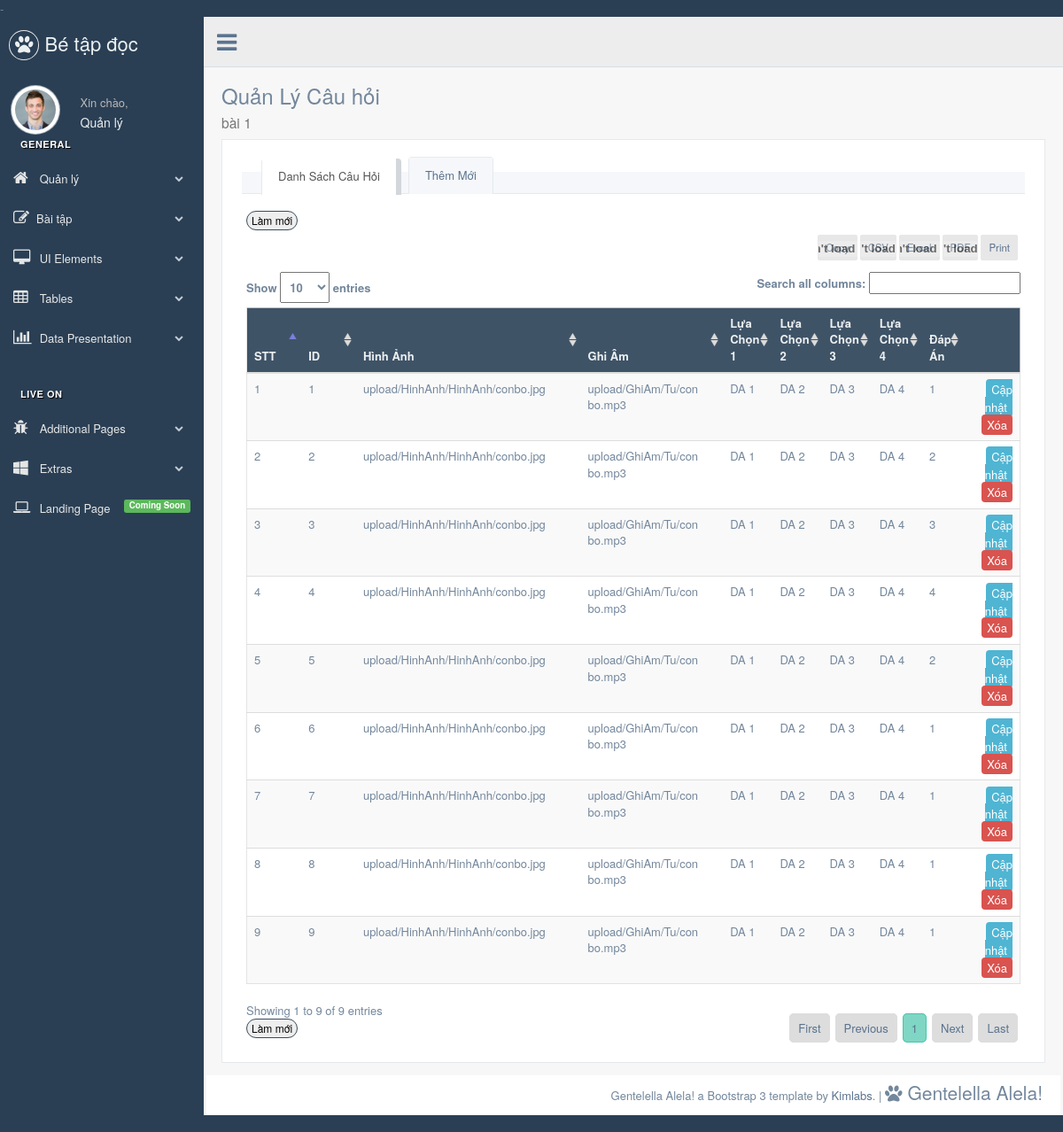
The page /Source-code/admin/quanly_cauhoi.php?id=1&td=bài 1 on the database its author committed.
### tables this page shows
CREATE TABLE `cauhoi` (
  `ch_ID` int(11) NOT NULL,
  `ch_BaiTap` int(11) NOT NULL,
  `ch_DuongDanHinhAnh` varchar(200) NOT NULL,
  `ch_DuongDanGhiAm` varchar(200) NOT NULL,
  `ch_LuaChon1` varchar(150) NOT NULL,
  `ch_LuaChon2` varchar(150) NOT NULL,
  `ch_LuaChon3` varchar(150) NOT NULL,
  `ch_LuaChon4` varchar(150) NOT NULL,
  `ch_DapAn` int(11) NOT NULL
);

### Source-code/dataconfig/dataprovider.php (called while the page is built, shortened)
<?php
class DataProvider
{
  public static function GetRows($sql)
  {
	$connection = mysqli_connect(HOSTNAME,USERNAME,PASSWORD,DATABASE) or
      	die ("couldn't connect to localhost");
    mysqli_query($connection,"set names 'utf8'");
    $returnresult = null;
    $result = mysqli_query($connection,$sql);
	$i = 0;
	while ($row = mysqli_fetch_array($result))
	{
		$returnresult[$i++] = $row;
	}
    return $returnresult;
	}
}
?>

### Source-code/admin/include/inc-quanly-cauhoi.php (the view, shortened to what this page needs)
               <div class="row">
                   <div class="col-md-12 col-sm-12 col-xs-12">
                       <div class="x_panel">
<div class="x_content">
                   <div class="" role="tabpanel" data-example-id="togglable-tabs">
		<ul id="myTab1" class="nav nav-tabs bar_tabs" role="tablist">
			<li role="presentation" class="active"><a href="#tab_content1" id="home-tabb" role="tab" data-toggle="tab" aria-controls="home" aria-expanded="true">Danh Sách Câu Hỏi</a>
                           </li>
                           <li role="presentation" class=""><a href="#tab_content2" role="tab" id="profile-tabb" data-toggle="tab" aria-controls="profile" aria-expanded="false">Thêm Mới</a>
			</li>
		</ul>
		<div id="myTabContent1" class="tab-content">
			<div role="tabpanel" class="tab-pane fade active in" id="tab_content1" aria-labelledby="home-tab">
				<div class="x_content">
					<button onclick="refresher()" class="btn btn-round btnx-green btn-xs">Làm mới</button>
					<table id="example" class="table table-striped responsive-utilities jambo_table">
						<thead>
							<tr class="headings">
								<th style="width: 8%;">STT </th>
								<th style="width: 8%;">ID </th>
								<th>Hình Ảnh </th>
								<th>Ghi Âm </th>
								<th>Lựa Chọn 1</th>
								<th>Lựa Chọn 2</th>
								<th>Lựa Chọn 3</th>
								<th>Lựa Chọn 4</th>
								<th>Đáp Án </th>
								<th></th>
							</tr>
						</thead>
						<tbody>
						<?php
						if(isset($_GET['id']))
						{
							$i = 0;
							$sql = "SELECT ch_ID, ch_DuongDanHinhAnh,
								ch_DuongDanGhiAm, ch_LuaChon1, ch_LuaChon2, ch_LuaChon3,
								ch_LuaChon4, ch_DapAn
								FROM cauhoi
								WHERE ch_BaiTap = $bt_id";
							$result = DataProvider::GetRows($sql);
							if($result != null)
							{
								foreach ($result as $value)
								{
									$i++;
							?>
							<tr class="<?php echo $i % 2 ==0 ? 'even pointer' : 'odd pointer'; ?>">
								<td class=" "><?php echo $i; ?></td>
								<td class=" "><?php echo $value['ch_ID']; ?></td>
								<td class=" "><?php echo $value['ch_DuongDanHinhAnh']; ?></td>
								<td class=" "><?php echo $value['ch_DuongDanGhiAm']; ?></td>
								<td class=" "><?php echo $value['ch_LuaChon1']; ?></td>
								<td class=" "><?php echo $value['ch_LuaChon2']; ?></td>
								<td class=" "><?php echo $value['ch_LuaChon3']; ?></td>
								<td class=" "><?php echo $value['ch_LuaChon4']; ?></td>
								<td class=" "><?php echo $value['ch_DapAn']; ?></td>
								<td align="right">
									<a  href="#tab_content3" role="tab"
										id="profile-tabb2"
										data-toggle="tab" aria-controls="profile" aria-expanded="false"
										onclick="edit(
											'<?php echo $value['ch_ID'];?>',
											'<?php echo $bt_td;?>',
											'<?php echo $value['ch_DuongDanHinhAnh'];?>',
											'<?php echo $value['ch_DuongDanGhiAm'];?>',
											'<?php echo $value['ch_LuaChon1'];?>',
											'<?php echo $value['ch_LuaChon2'];?>',
											'<?php echo $value['ch_LuaChon3'];?>',
											'<?php echo $value['ch_LuaChon4'];?>',
											'<?php echo $value['ch_DapAn'];?>'
										)" class=" btnx btnx-tear">
										Cập nhật
									</a>
									<a  href="process/xuly_cauhoi_get?mode=3&id=<?php echo $value['ch_ID'];?>&bt=<?php echo $bt_id;?>&td=<?php echo $bt_td;?>" class="btnx btnx-red" > Xóa</a>
								</td>
							</tr>
						<?php
								}
							}
						}
						?>
						</tbody>
					</table>
					<button onclick="refresher()" class="btn btn-round btnx-green btn-xs">Làm mới</button>
				</div>
			</div>
		</div>
	</div>
</div>
                       </div>
                   </div>
                   <br />
                   <br />
                   <br />
               </div>

### Source-code/admin/css/MyCustom.css (style rules this page uses)
.btnx { padding: 2px 6px; margin-bottom: 0; text-align: center; vertical-align: middle; cursor: pointer; border-radius: 4px; }
.btnx-red { border-color: #d9534f; background: #d9534f; color: #FFFFFF; }
.btnx-tear { border-color: #4FB5D3; background-color: #4FB5D3; color: #FFFFFF; }
.btnx-green { border-color: #394D5F; background: #EEE; color: #000; }

### rows shown on the page
cauhoi: ch_ID "1", ch_DuongDanHinhAnh "upload/HinhAnh/HinhAnh/conbo.jpg", ch_DuongDanGhiAm "upload/GhiAm/Tu/con bo.mp3", ch_LuaChon1 "DA 1", ch_LuaChon2 "DA 2", ch_LuaChon3 "DA 3", ch_LuaChon4 "DA 4", ch_DapAn "1"
cauhoi: ch_ID "2", ch_DuongDanHinhAnh "upload/HinhAnh/HinhAnh/conbo.jpg", ch_DuongDanGhiAm "upload/GhiAm/Tu/con bo.mp3", ch_LuaChon1 "DA 1", ch_LuaChon2 "DA 2", ch_LuaChon3 "DA 3", ch_LuaChon4 "DA 4", ch_DapAn "2"
cauhoi: ch_ID "3", ch_DuongDanHinhAnh "upload/HinhAnh/HinhAnh/conbo.jpg", ch_DuongDanGhiAm "upload/GhiAm/Tu/con bo.mp3", ch_LuaChon1 "DA 1", ch_LuaChon2 "DA 2", ch_LuaChon3 "DA 3", ch_LuaChon4 "DA 4", ch_DapAn "3"
cauhoi: ch_ID "4", ch_DuongDanHinhAnh "upload/HinhAnh/HinhAnh/conbo.jpg", ch_DuongDanGhiAm "upload/GhiAm/Tu/con bo.mp3", ch_LuaChon1 "DA 1", ch_LuaChon2 "DA 2", ch_LuaChon3 "DA 3", ch_LuaChon4 "DA 4", ch_DapAn "4"
cauhoi: ch_ID "5", ch_DuongDanHinhAnh "upload/HinhAnh/HinhAnh/conbo.jpg", ch_DuongDanGhiAm "upload/GhiAm/Tu/con bo.mp3", ch_LuaChon1 "DA 1", ch_LuaChon2 "DA 2", ch_LuaChon3 "DA 3", ch_LuaChon4 "DA 4", ch_DapAn "2"
cauhoi: ch_ID "6", ch_DuongDanHinhAnh "upload/HinhAnh/HinhAnh/conbo.jpg", ch_DuongDanGhiAm "upload/GhiAm/Tu/con bo.mp3", ch_LuaChon1 "DA 1", ch_LuaChon2 "DA 2", ch_LuaChon3 "DA 3", ch_LuaChon4 "DA 4", ch_DapAn "1"
cauhoi: ch_ID "7", ch_DuongDanHinhAnh "upload/HinhAnh/HinhAnh/conbo.jpg", ch_DuongDanGhiAm "upload/GhiAm/Tu/con bo.mp3", ch_LuaChon1 "DA 1", ch_LuaChon2 "DA 2", ch_LuaChon3 "DA 3", ch_LuaChon4 "DA 4", ch_DapAn "1"
cauhoi: ch_ID "8", ch_DuongDanHinhAnh "upload/HinhAnh/HinhAnh/conbo.jpg", ch_DuongDanGhiAm "upload/GhiAm/Tu/con bo.mp3", ch_LuaChon1 "DA 1", ch_LuaChon2 "DA 2", ch_LuaChon3 "DA 3", ch_LuaChon4 "DA 4", ch_DapAn "1"
cauhoi: ch_ID "9", ch_DuongDanHinhAnh "upload/HinhAnh/HinhAnh/conbo.jpg", ch_DuongDanGhiAm "upload/GhiAm/Tu/con bo.mp3", ch_LuaChon1 "DA 1", ch_LuaChon2 "DA 2", ch_LuaChon3 "DA 3", ch_LuaChon4 "DA 4", ch_DapAn "1"

### other values the page prints
$bt_td "bài 1"
